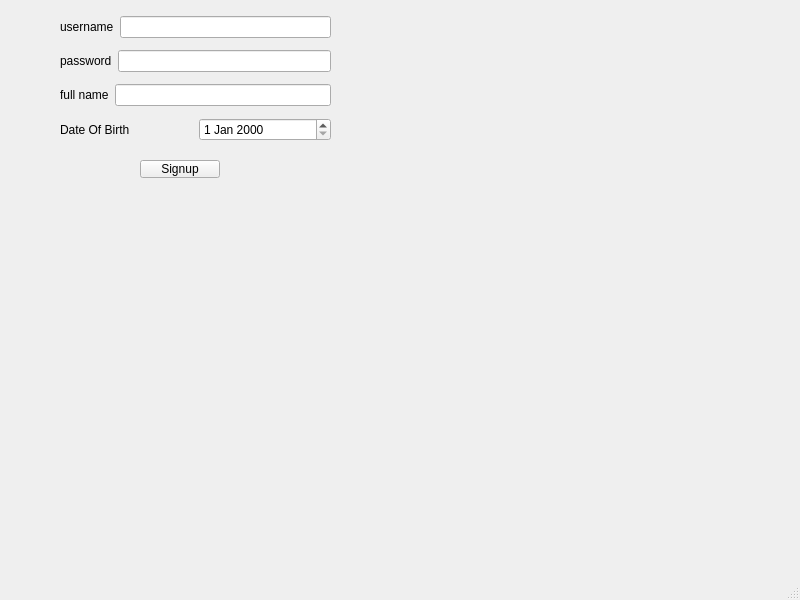
<?xml version="1.0" encoding="UTF-8"?>
<ui version="4.0">
 <class>sign</class>
 <widget class="QMainWindow" name="sign">
  <property name="geometry">
   <rect>
    <x>0</x>
    <y>0</y>
    <width>800</width>
    <height>600</height>
   </rect>
  </property>
  <property name="windowTitle">
   <string>MainWindow</string>
  </property>
  <widget class="QWidget" name="centralwidget">
   <widget class="QWidget" name="layoutWidget">
    <property name="geometry">
     <rect>
      <x>60</x>
      <y>10</y>
      <width>271</width>
      <height>141</height>
     </rect>
    </property>
    <layout class="QVBoxLayout" name="verticalLayout">
     <item>
      <layout class="QHBoxLayout" name="horizontalLayout">
       <item>
        <widget class="QLabel" name="label">
         <property name="text">
          <string>username</string>
         </property>
        </widget>
       </item>
       <item>
        <widget class="QLineEdit" name="uname"/>
       </item>
      </layout>
     </item>
     <item>
      <layout class="QHBoxLayout" name="horizontalLayout_2">
       <item>
        <widget class="QLabel" name="label_2">
         <property name="text">
          <string>password</string>
         </property>
        </widget>
       </item>
       <item>
        <widget class="QLineEdit" name="pass"/>
       </item>
      </layout>
     </item>
     <item>
      <layout class="QHBoxLayout" name="horizontalLayout_6">
       <item>
        <widget class="QLabel" name="label_6">
         <property name="text">
          <string>full name</string>
         </property>
        </widget>
       </item>
       <item>
        <widget class="QLineEdit" name="fulln"/>
       </item>
      </layout>
     </item>
     <item>
      <layout class="QHBoxLayout" name="horizontalLayout_8">
       <item>
        <widget class="QLabel" name="label_8">
         <property name="text">
          <string>Date Of Birth</string>
         </property>
        </widget>
       </item>
       <item>
        <widget class="QDateEdit" name="dob"/>
       </item>
      </layout>
     </item>
    </layout>
   </widget>
   <widget class="QPushButton" name="signbut">
    <property name="geometry">
     <rect>
      <x>140</x>
      <y>160</y>
      <width>80</width>
      <height>18</height>
     </rect>
    </property>
    <property name="text">
     <string>Signup</string>
    </property>
   </widget>
  </widget>
  <widget class="QMenuBar" name="menubar">
   <property name="geometry">
    <rect>
     <x>0</x>
     <y>0</y>
     <width>800</width>
     <height>17</height>
    </rect>
   </property>
  </widget>
  <widget class="QStatusBar" name="statusbar"/>
 </widget>
 <resources/>
 <connections/>
</ui>
